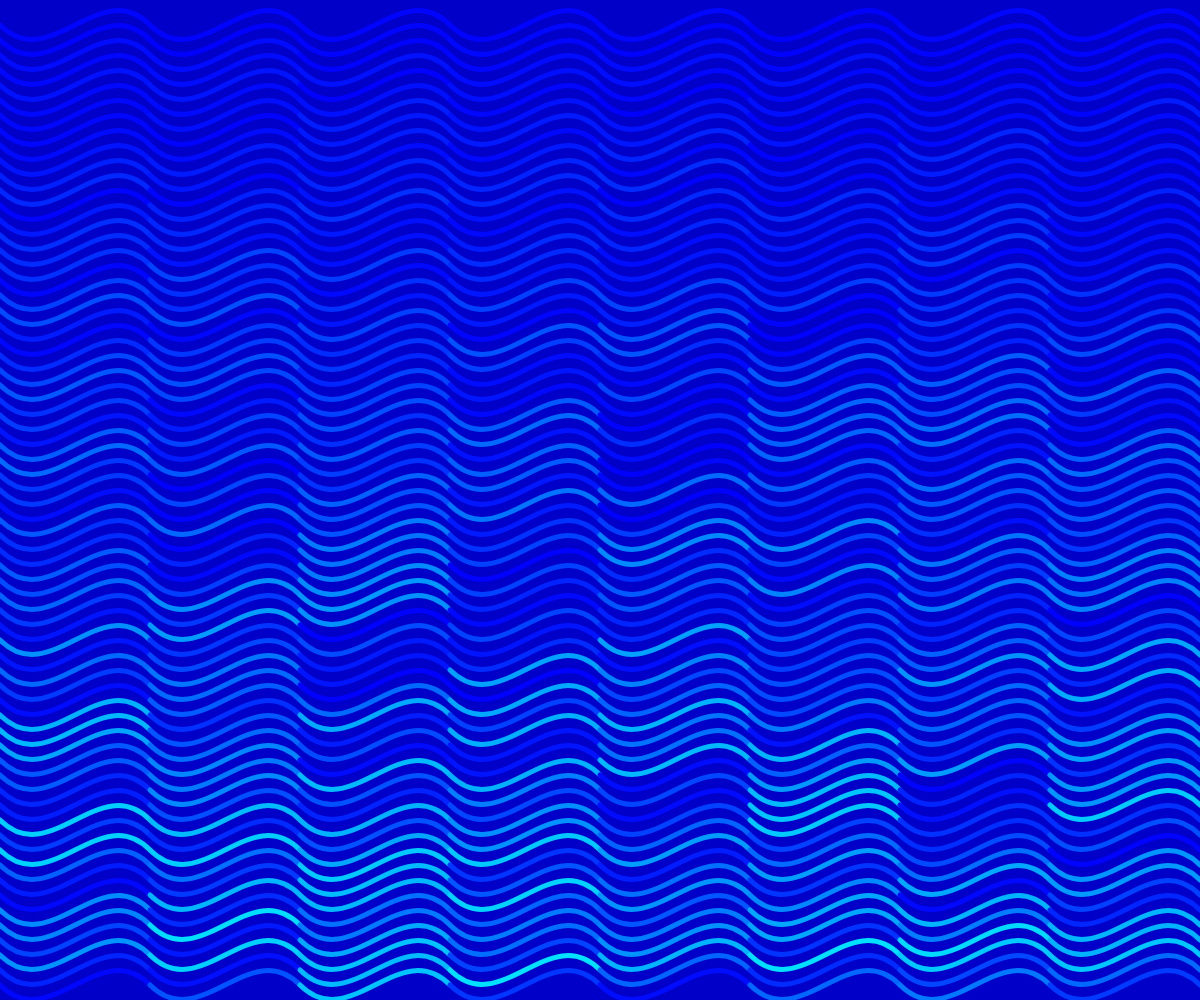
Frame 1 (no input)
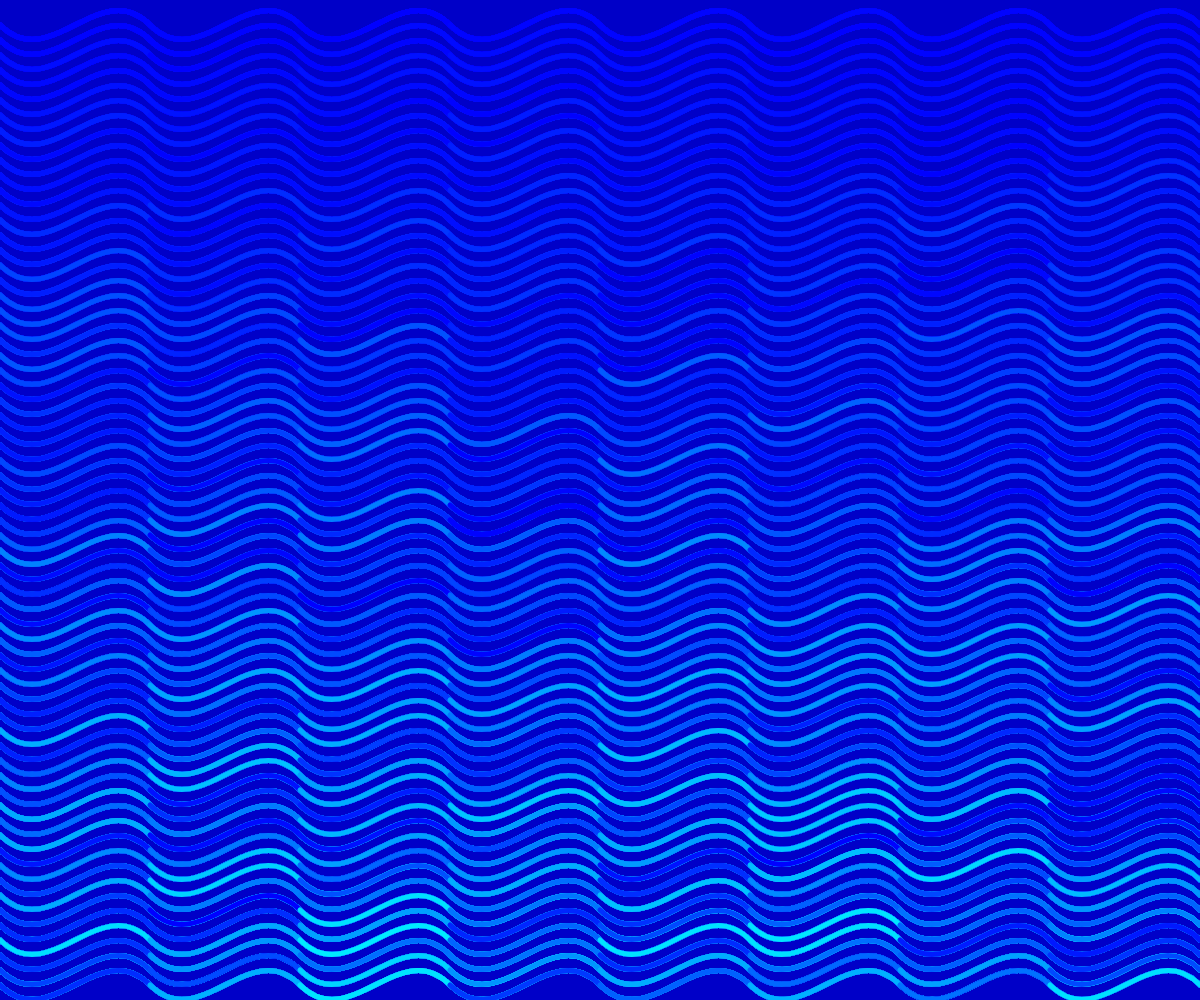
Frame 60 (no input)
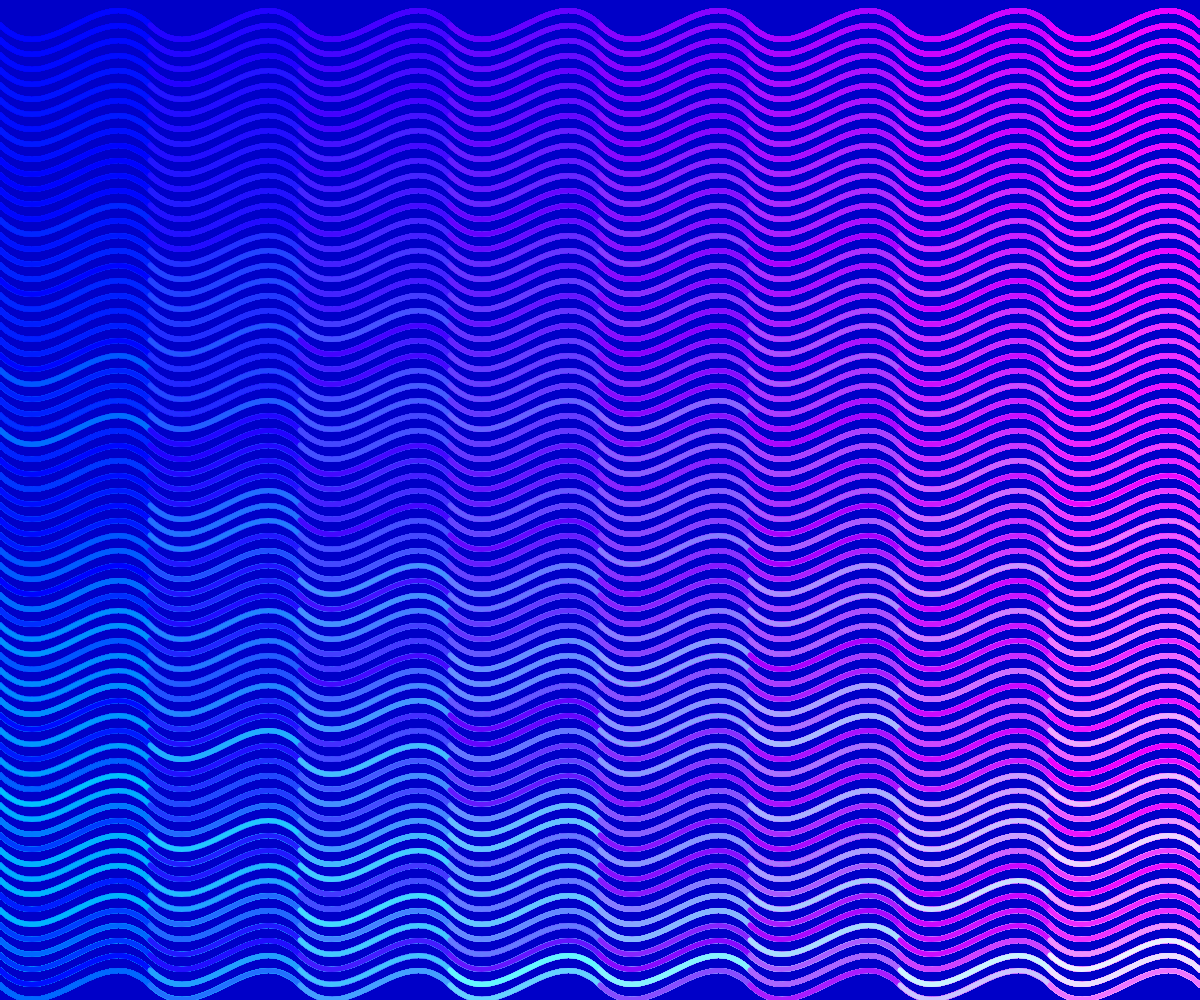
Frame 120 (the mouse pressed at the canvas centre since frame 60)

The p5.js sketch that drew these frames (run headless with seeded random() and noise() and a simulated clock; from frame 60 on, the mouse is pressed at the canvas centre):

// p5.js sketch
// ── sketch.js
function preload(){
  // put preload code here
}

function setup() {
  // put setup code here
  createCanvas(windowWidth, windowHeight);
  background(0, 0, 200)
  //background(200);
  /*for(var x=0; x < width; x +=150){
    //ellipse(x, 0, 25)
    for(var y=25; y < height; y+=15) {
    var myHue=x/width*255*mouseX;
    var mySaturation= y/height*255;
    var noiseScale=0.02;
    //var noiseVal = noise((mouseX+x)*noiseScale, mouseY*noiseScale);
    noFill();
    strokeWeight(5);
      stroke(myHue, mySaturation, 255);
       //var diameter=x+y;
      bezier(x, y, x+50, y+50, x+100, y-50, x+150, y);
    }
  }*/
}

function draw() {
  // put drawing code here
  for(var x=0; x < width; x +=150){
    //ellipse(x, 0, 25)
    for(var y=25; y < height; y+=15) {
    var myHue=x/width*9*mouseX*noiseScale;
    var mySaturation= random(y/height*255);
    var noiseScale=0.0001;
    //var noiseVal = noise((mouseX+x)*noiseScale, mouseY*noiseScale);
    noFill();
    strokeWeight(5);
    if (x==0){
      stroke(0, mySaturation, 255);
    } else {
      stroke(myHue*(mouseY), mySaturation, 255);}
       //var diameter=x+y;
      bezier(x, y, x+50, y+50, x+100, y-50, x+150, y);
    }
  }
}
